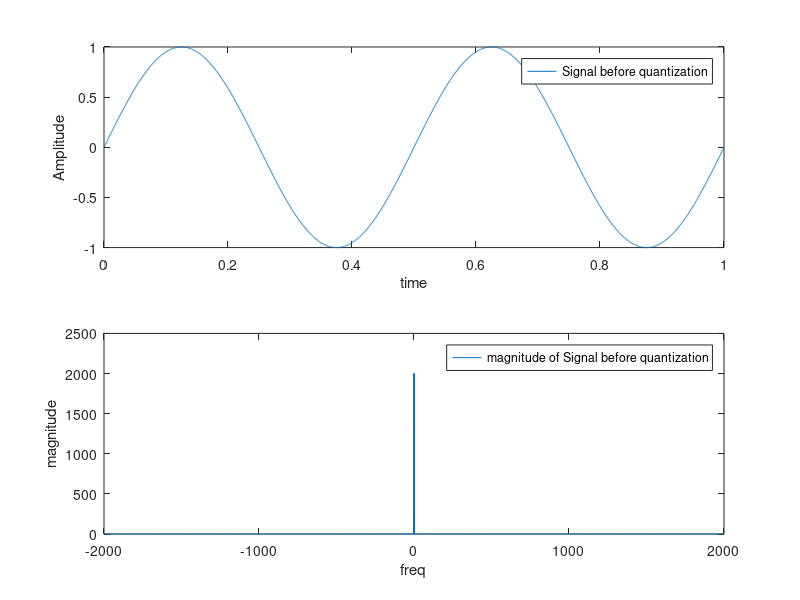

MATLAB code to generate this figure: (Note: this script raises an error after producing the figure.)

%------------------------Pulse Code Modulation-------------------- 
clear 
clc
%%
%_____(1) Generate a sinusoidal wave of the following parameters:___%
amplitude = 1; 
frequency = 2; 
sampling_frequency = 4000; 
time = 0:1/sampling_frequency:1; 
sinusoid = amplitude * sin(2*pi*frequency*time);
figure(1)

subplot(2,1,1)
plot(time,sinusoid)
ylabel('Amplitude');
xlabel('time');
legend('Signal before quantization')

fftsinusoid=fft(sinusoid); 
fftsinusoid=fftshift(fftsinusoid); 
fs=4000;
freq=linspace(-fs/2,fs/2,length(fftsinusoid)); 

subplot(2,1,2)
plot(freq,abs(fftsinusoid)) 
xlabel('freq') 
ylabel('magnitude');
legend('magnitude of Signal before quantization')
%%
%_____(2) Quantize the sampled signal by m bits where m= 2n+1 and n is the
%number of bits that will represents the integer value and the fraction part
% and the last bit is the sign bit %
n = [3,4,5,10]; % number of bits for integer and fraction part
m = 2.*n+1; % total number of bits (including sign bit)
figure(2)
mean_square_error = zeros(size(n));
for i=1:length(n)
%   the fi function is being used to quantize a sinusoidal signal, 
%   resulting in a fixed-point data object that represents the quantized signal.
%   The double function is then used to convert this fixed-point data object to 
%   a double precision floating-point format, which can be used with other MATLAB 
%   functions and operations that work with floating-point data types.
    
    quantized_signal = double(fi(sinusoid,1,m(i),n(i)));
    quantization_error = mean((quantized_signal - sinusoid).^2);   %qe from the equation
    mean_square_error(i) = quantization_error;
    subplot(2,2,i)
    plot(time,quantized_signal,'b')
    ylabel('Amplitude'); xlabel('time');
    legend(['qe= ',num2str(quantization_error)])
    title(['at n= ',num2str(n(i)),'bit'])
    binary_signal = dec2bin(abs(quantized_signal));
%     % Display the quantized and binary signals for n=3
     if n(i) == 3
%         disp('Quantized signal:')
%         disp(quantized_signal')
%         disp('Binary signal:')
%         disp(binary_signal')
   end
end
figure(3)
plot(n,mean_square_error);
ylabel('Quantization Error'); 
xlabel('n bits');
%%
figure(4)
mean_square_error = zeros(size(n));

for i=1:length(n)
   q = quantizer('fixed', [m(i) n(i)]); 
   %a quantizer object with properties set to its inputs.
   
   quantized_signal=quantize(q, sinusoid);
   quantization_error = mean((quantized_signal - sinusoid).^2);  %--> quantization error from eqn
   mean_square_error(i) = quantization_error;
   subplot(2,2,i)
   plot(time,quantized_signal,'b')
   legend(['qe= ',num2str(quantization_error)])
    ylabel('Amplitude');
    xlabel('time');
   title(['at n= ',num2str(n(i)),'bit'])

end
figure(5)
plot(n,mean_square_error);
ylabel('Quantization Error'); 
xlabel('n bits');
%%
compressed = compand(sinusoid,255,max(sinusoid),'mu/compressor');
% Non-uniform quantization is achieved by, first passing the input signal through a compressor. 
% The output of the compressor is then passed through a uniform quantizer.
% The combined effect of the compressor and the uniform quantizer is that of a non-uniform quantizer.
% At the receiver the signal is restored to its original form by using an expander. 

%*******************
figure(6)
mean_square_error = zeros(size(n));
for i=1:length(n)
   q = quantizer('fixed', [m(i) n(i)]);
   
   quantized_signal=quantize(q, compressed);     %Non uniform quantization
   quantization_error = mean((quantized_signal - sinusoid).^2);  %--> quantization error from eqn
   mean_square_error(i) = quantization_error;

   subplot(2,2,i)
   plot(time,quantized_signal,'b')
   legend(['qe= ',num2str(quantization_error)])
   ylabel('Amplitude'); xlabel('time');
   title(['at n= ',num2str(n(i)),'bit'])


end
figure(7)
plot(n,mean_square_error);
ylabel('Quantization Error'); 
xlabel('n bits');
